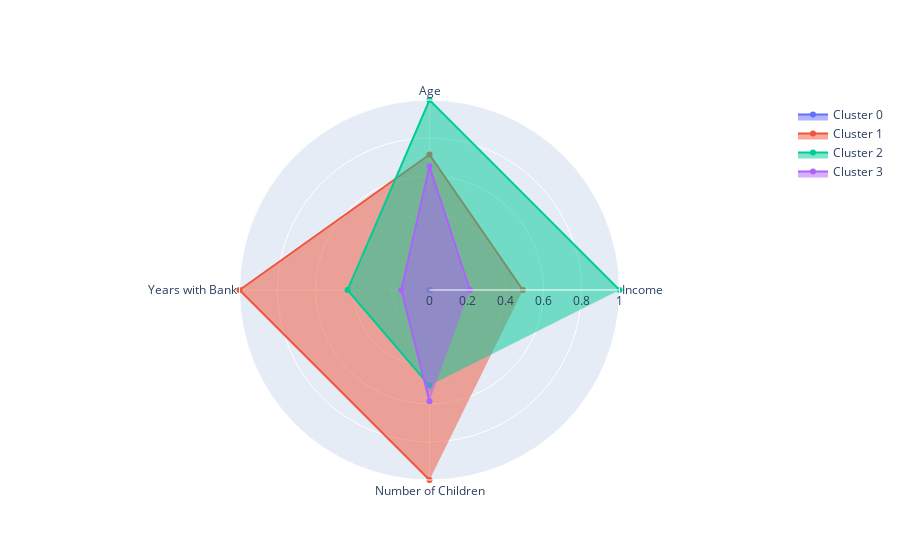

Source (notebook cell):
### Code cell
import plotly.graph_objects as go

df_s = df_min_max_scaled
#df_s = df_max_abs_scaled

categories = ['Income','Age','Years with Bank',
              'Number of Children']

fig = go.Figure()

fig.add_trace(go.Scatterpolar(
      r=[(df_s.loc[0, 'income']), (df_s.loc[0, 'age']), (df_s.loc[0, 'years_with_bank']), (df_s.loc[0, 'nbr_children'])],
      theta=categories,
      fill='toself',
      name='Cluster 0'
))
fig.add_trace(go.Scatterpolar(
      r=[(df_s.loc[1, 'income']), (df_s.loc[1, 'age']), (df_s.loc[1, 'years_with_bank']), (df_s.loc[1, 'nbr_children'])],
      theta=categories,
      fill='toself',
      name='Cluster 1'
))
fig.add_trace(go.Scatterpolar(
      r=[(df_s.loc[2, 'income']), (df_s.loc[2, 'age']), (df_s.loc[2, 'years_with_bank']), (df_s.loc[2, 'nbr_children'])],
      theta=categories,
      fill='toself',
      name='Cluster 2'
))
fig.add_trace(go.Scatterpolar(
      r=[(df_s.loc[3, 'income']), (df_s.loc[3, 'age']), (df_s.loc[3, 'years_with_bank']), (df_s.loc[3, 'nbr_children'])],
      theta=categories,
      fill='toself',
      name='Cluster 3'
))

fig.update_layout(
  polar=dict(
    radialaxis=dict(
      visible=True,
      range=[0, 1]
    )),
  showlegend=True
)

fig.show()

### Figure 1 — Plotly figure (JSON) as saved in the notebook; plotly's stock layout.template omitted (floating-point values rounded to 4 significant figures)
{"data": [{"fill": "toself", "name": "Cluster 0", "r": [0, 0, 0, 0], "theta": ["Income", "Age", "Years with Bank", "Number of Children"], "type": "scatterpolar"}, {"fill": "toself", "name": "Cluster 1", "r": [0.4915, 0.7129, 1, 1], "theta": ["Income", "Age", "Years with Bank", "Number of Children"], "type": "scatterpolar"}, {"fill": "toself", "name": "Cluster 2", "r": [1, 1, 0.4317, 0.5029], "theta": ["Income", "Age", "Years with Bank", "Number of Children"], "type": "scatterpolar"}, {"fill": "toself", "name": "Cluster 3", "r": [0.2126, 0.6514, 0.1487, 0.5857], "theta": ["Income", "Age", "Years with Bank", "Number of Children"], "type": "scatterpolar"}], "layout": {"polar": {"radialaxis": {"range": [0, 1], "visible": true}}, "showlegend": true}}
